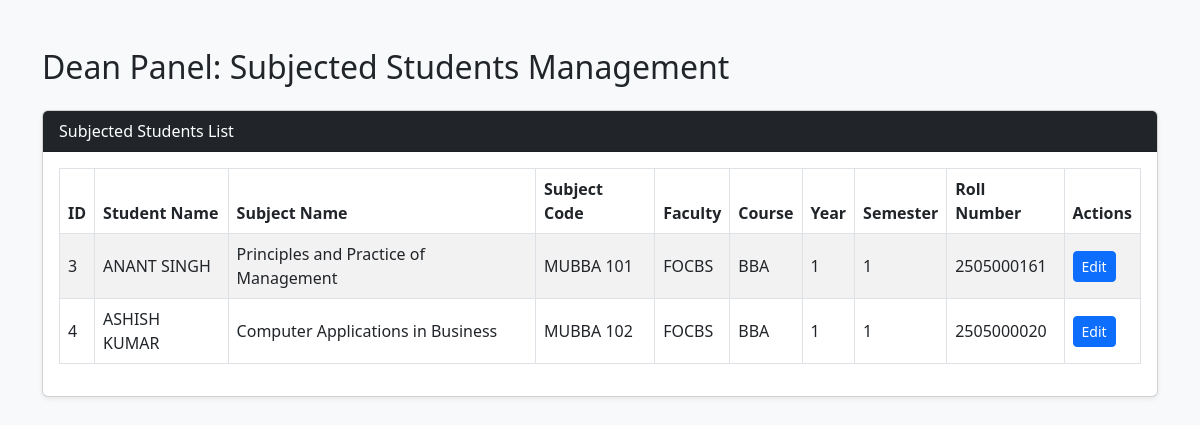
Before: /dean/dean_subjected_students.php with the older database file.
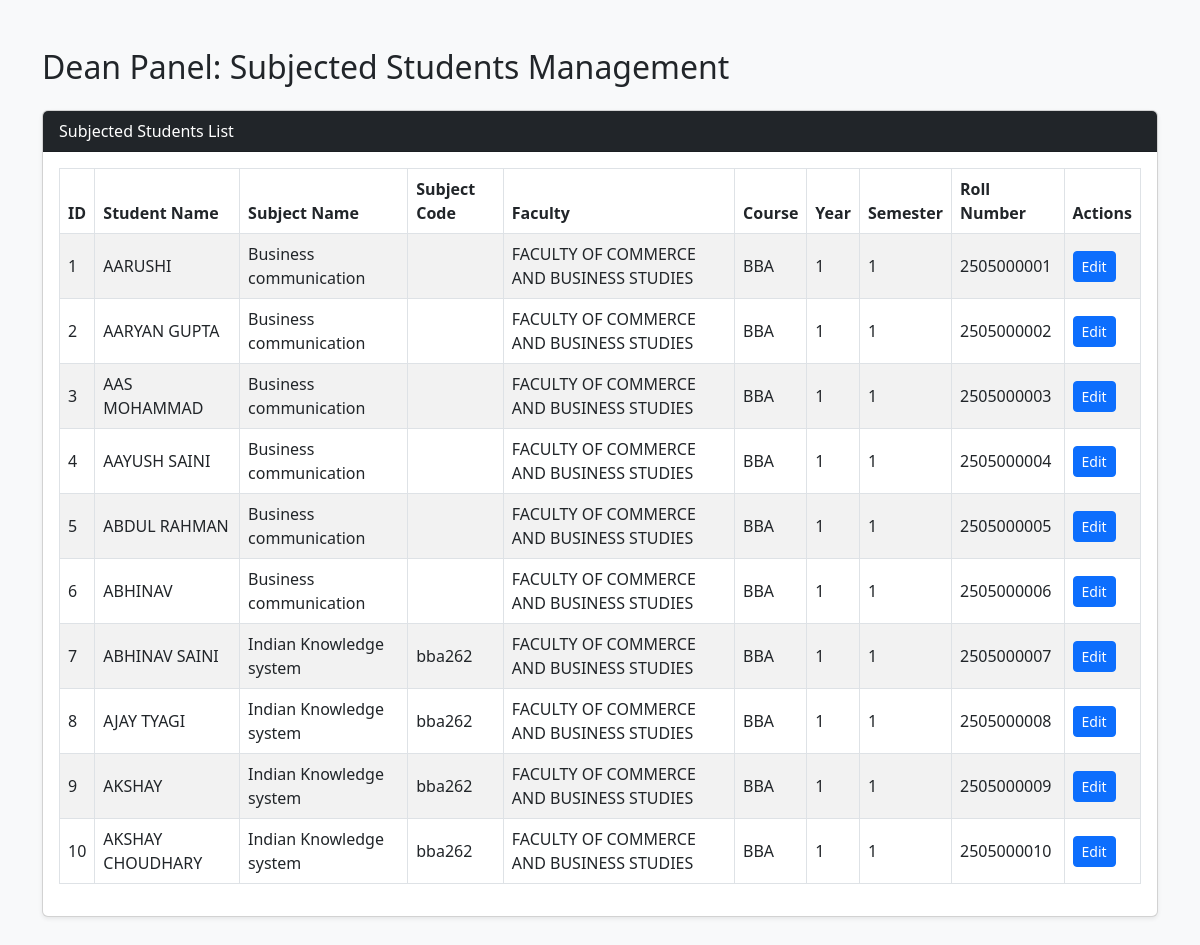
After: the same page with the newer database file.
### tables this page shows
CREATE TABLE `subjected_student` (
  `id` int(11) NOT NULL,
  `student_name` varchar(122) NOT NULL,
  `subject_name` varchar(122) NOT NULL,
  `subject_code` varchar(122) NOT NULL,
  `faculty` varchar(122) NOT NULL,
  `course` varchar(122) NOT NULL,
  `year` int(11) NOT NULL,
  `semester` int(11) NOT NULL,
  `roll_number` varchar(50) DEFAULT NULL,
  `enrollment_number` varchar(50) DEFAULT NULL,
  `session` varchar(11) NOT NULL
);

### dean/dean_subjected_students.php (the view, shortened to what this page needs)
<?php
$host = '127.0.0.1';
$dbname = 'mhu-ams';
$username = 'root';
$password = '';
try {
    $pdo = new PDO("mysql:host=$host;dbname=$dbname;charset=utf8mb4", $username, $password);
    $pdo->setAttribute(PDO::ATTR_ERRMODE, PDO::ERRMODE_EXCEPTION);
} catch (PDOException $e) {
    die("Connection failed: " . $e->getMessage());
}
$stmt = $pdo->query("SELECT * FROM subjected_student");
$students = $stmt->fetchAll(PDO::FETCH_ASSOC);
?>
<!DOCTYPE html>
<html lang="en">
<head>
    <link href="https://cdn.jsdelivr.net/npm/bootstrap@5.3.0/dist/css/bootstrap.min.css" rel="stylesheet">
</head>
<body class="bg-light">
<div class="container my-5">
    <h2 class="mb-4">Dean Panel: Subjected Students Management</h2>
    <div class="card shadow-sm">
        <div class="card-header bg-dark text-white">Subjected Students List</div>
        <div class="card-body">
            <div class="table-responsive">
                <table class="table table-bordered table-striped align-middle">
                    <thead>
                        <tr>
                            <th>ID</th>
                            <th>Student Name</th>
                            <th>Subject Name</th>
                            <th>Subject Code</th>
                            <th>Faculty</th>
                            <th>Course</th>
                            <th>Year</th>
                            <th>Semester</th>
                            <th>Roll Number</th>
                            <th>Actions</th>
                        </tr>
                    </thead>
                    <tbody>
                        <?php if (count($students) > 0): ?>
                            <?php foreach ($students as $student): ?>
                                <tr>
                                    <td><?= htmlspecialchars($student['id']) ?></td>
                                    <td><?= htmlspecialchars($student['student_name']) ?></td>
                                    <td><?= htmlspecialchars($student['subject_name']) ?></td>
                                    <td><?= htmlspecialchars($student['subject_code']) ?></td>
                                    <td><?= htmlspecialchars($student['faculty']) ?></td>
                                    <td><?= htmlspecialchars($student['course']) ?></td>
                                    <td><?= htmlspecialchars($student['year']) ?></td>
                                    <td><?= htmlspecialchars($student['semester']) ?></td>
                                    <td><?= htmlspecialchars($student['roll_number']) ?></td>
                                    <td>
                                        <a href="dean_subjected_students.php?edit_id=<?= $student['id'] ?>" class="btn btn-sm btn-primary">Edit</a>
                                    </td>
                                </tr>
                            <?php endforeach; ?>
                        <?php else: ?>
                            <tr>
                                <td colspan="10" class="text-center">No records found.</td>
                            </tr>
                        <?php endif; ?>
                    </tbody>
                </table>
            </div>
        </div>
    </div>
</div>
</body>
</html>

Changed rows visible on the page:
added subjected_student: id "1", student_name "AARUSHI", subject_name "Business communication", faculty "FACULTY OF COMMERCE AND BUSINESS STUDIES", course "BBA", year "1", semester "1", roll_number "2505000001"
added subjected_student: id "2", student_name "AARYAN GUPTA", subject_name "Business communication", faculty "FACULTY OF COMMERCE AND BUSINESS STUDIES", course "BBA", year "1", semester "1", roll_number "2505000002"
changed subjected_student id 3: student_name "ANANT SINGH" → "AAS MOHAMMAD"; subject_name "Principles and Practice of Management" → "Business communication"; faculty "FOCBS" → "FACULTY OF COMMERCE AND BUSINESS STUDIES"; roll_number "2505000161" → "2505000003"; subject_code "MUBBA 101" → (not shown)
changed subjected_student id 4: student_name "ASHISH KUMAR" → "AAYUSH SAINI"; subject_name "Computer Applications in Business" → "Business communication"; faculty "FOCBS" → "FACULTY OF COMMERCE AND BUSINESS STUDIES"; roll_number "2505000020" → "2505000004"; subject_code "MUBBA 102" → (not shown)
added subjected_student: id "5", student_name "ABDUL RAHMAN", subject_name "Business communication", faculty "FACULTY OF COMMERCE AND BUSINESS STUDIES", course "BBA", year "1", semester "1", roll_number "2505000005"
added subjected_student: id "6", student_name "ABHINAV", subject_name "Business communication", faculty "FACULTY OF COMMERCE AND BUSINESS STUDIES", course "BBA", year "1", semester "1", roll_number "2505000006"
added subjected_student: id "7", student_name "ABHINAV SAINI", subject_name "Indian Knowledge system", subject_code "bba262", faculty "FACULTY OF COMMERCE AND BUSINESS STUDIES", course "BBA", year "1", semester "1", roll_number "2505000007"
added subjected_student: id "8", student_name "AJAY TYAGI", subject_name "Indian Knowledge system", subject_code "bba262", faculty "FACULTY OF COMMERCE AND BUSINESS STUDIES", course "BBA", year "1", semester "1", roll_number "2505000008"
added subjected_student: id "9", student_name "AKSHAY", subject_name "Indian Knowledge system", subject_code "bba262", faculty "FACULTY OF COMMERCE AND BUSINESS STUDIES", course "BBA", year "1", semester "1", roll_number "2505000009"
added subjected_student: id "10", student_name "AKSHAY CHOUDHARY", subject_name "Indian Knowledge system", subject_code "bba262", faculty "FACULTY OF COMMERCE AND BUSINESS STUDIES", course "BBA", year "1", semester "1", roll_number "2505000010"
